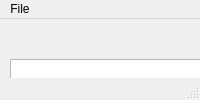
<?xml version="1.0" encoding="UTF-8"?>
<ui version="4.0">
 <class>MainWindow</class>
 <widget class="QMainWindow" name="MainWindow">
  <property name="windowTitle">
   <string>MainWindow</string>
  </property>
  <widget class="QWidget" name="centralwidget">
   <widget class="QPlainTextEdit" name="plainTextEdit">
    <property name="geometry">
     <rect>
      <x>10</x>
      <y>40</y>
      <width>301</width>
      <height>131</height>
     </rect>
    </property>
   </widget>
  </widget>
  <widget class="QMenuBar" name="menubar">
   <property name="geometry">
    <rect>
     <x>0</x>
     <y>0</y>
     <width>320</width>
     <height>21</height>
    </rect>
   </property>
   <widget class="QMenu" name="menuFile">
    <property name="title">
     <string>File</string>
    </property>
    <addaction name="actionSave"/>
    <addaction name="actionExit"/>
   </widget>
   <addaction name="menuFile"/>
  </widget>
  <widget class="QStatusBar" name="statusbar"/>
  <action name="actionSave">
   <property name="text">
    <string>Save</string>
   </property>
  </action>
  <action name="actionExit">
   <property name="text">
    <string>Exit</string>
   </property>
  </action>
 </widget>
 <resources/>
 <connections/>
</ui>
